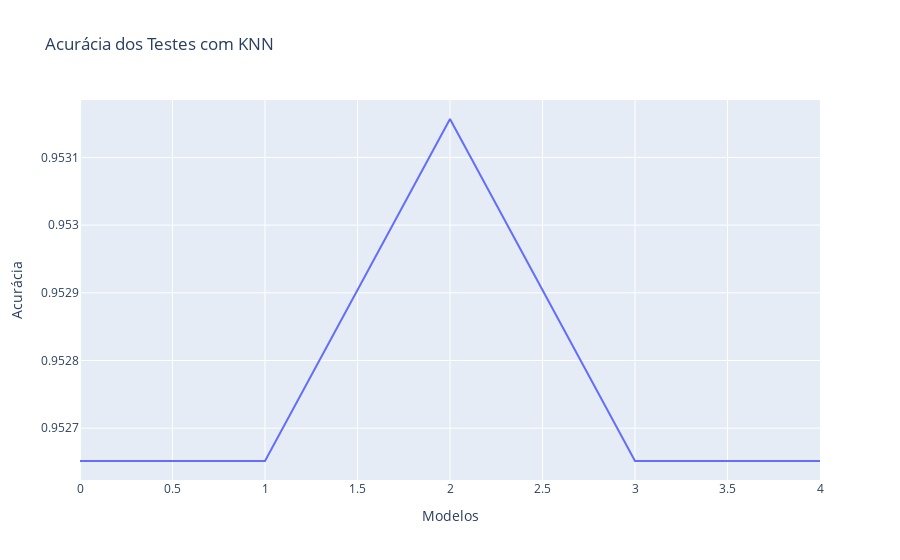

The cell this chart's notebook holds for it:
### Markdown cell above
O modelo que apresentou o melhor desempenho nos critérios de acurácia e F1_Score foi o KNN. 

Agora, serão feitas outras análises para escolher uma das variações testadas com o KNN.

### Code cell
fig = px.line(y=knn['Acuracia'], title='Acurácia dos Testes com KNN')

fig.update_layout(
    xaxis_title='Modelos',
    yaxis_title='Acurácia')

fig.update
fig.show()

### Figure 1 — Plotly figure (JSON) as saved in the notebook; plotly's stock layout.template omitted (floating-point values rounded to 4 significant figures)
{"data": [{"hovertemplate": "x=%{x}<br>y=%{y}<extra></extra>", "legendgroup": "", "line": {"color": "#636efa", "dash": "solid"}, "marker": {"symbol": "circle"}, "mode": "lines", "name": "", "orientation": "v", "showlegend": false, "type": "scatter", "x": [0, 1, 2, 3, 4], "xaxis": "x", "y": [0.9527, 0.9527, 0.9532, 0.9527, 0.9527], "yaxis": "y"}], "layout": {"legend": {"tracegroupgap": 0}, "title": {"text": "Acurácia dos Testes com KNN"}, "xaxis": {"anchor": "y", "domain": [0, 1], "title": {"text": "Modelos"}}, "yaxis": {"anchor": "x", "domain": [0, 1], "title": {"text": "Acurácia"}}}}
